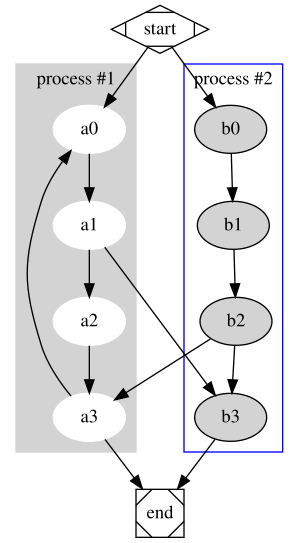

The Julia source for this figure:
using GraphvizDotLang: digraph, edge, node, save, attr, subgraph

g = digraph("G")
cluster0 = subgraph(g, "cluster_0"; label="process #1", style="filled", color="lightgray") |>
    attr(:node; style="filled", color="white") |>
    edge(("a$i" for i in 0:3)...)
cluster1 = subgraph(g, "cluster_1"; label="process #2", color="blue") |>
    attr(:node; style="filled") |>
    edge(("b$i" for i in 0:3)...)
g |>
    edge("start", "a0") |>
    edge("start", "b0") |>
    edge("a1", "b3") |>
    edge("b2", "a3") |>
    edge("a3", "a0") |>
    edge("a3", "end") |>
    edge("b3", "end") |>
    node("start"; shape="Mdiamond") |>
    node("end"; shape="Msquare")
save(g, "clusters.svg")
